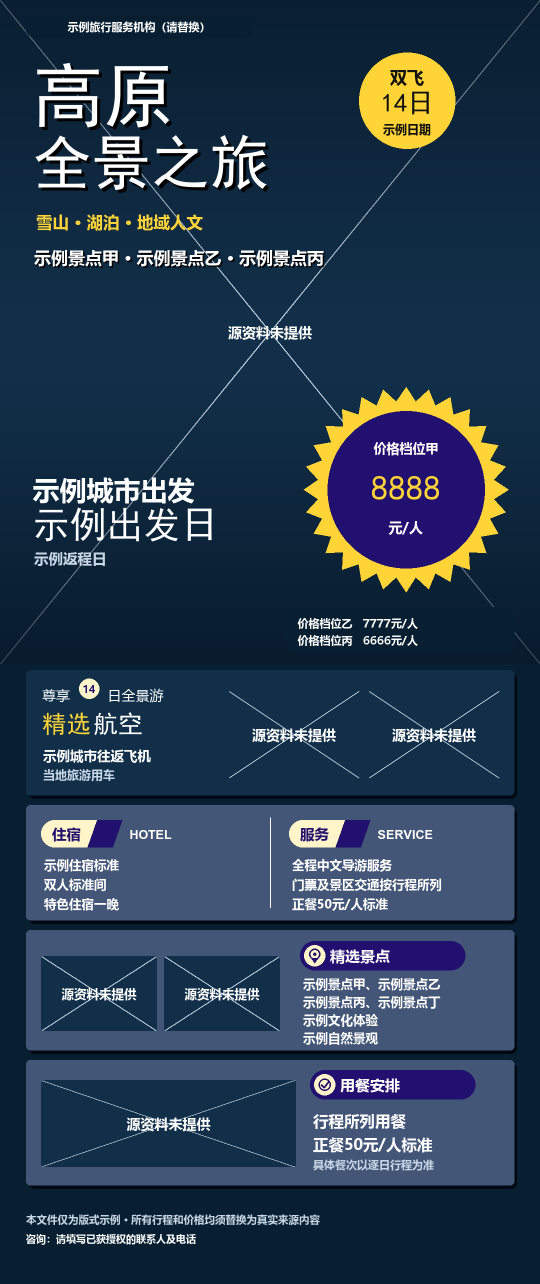
#> input picture .agents/skills/artifact-template-v4/assets/reference.png, 1080 x 2568 px (shown at 1/2 size)
$ python -i render_poster.py   (imports and definitions only)
#> lines starting #> are read from the running program, lines starting #| are printed output that depends on the picture
#!/usr/bin/env python3
"""确定性合成“区域文化 / 世界文化”固定模板海报。"""

from __future__ import annotations

import argparse
import hashlib
import json
import math
import os
import re
import statistics
from pathlib import Path
from typing import Iterable

from PIL import Image, ImageChops, ImageDraw, ImageFilter, ImageFont, ImageOps


SKILL_ROOT = Path(__file__).resolve().parent.parent
FONT_DIR = SKILL_ROOT / "assets" / "fonts"
LAYOUT_PATH = SKILL_ROOT / "references" / "layout.json"

FONT_FILES = {
    "youth": FONT_DIR / "文悦新青年体简体W8.otf",
    "serif": FONT_DIR / "NotoSerifCJKsc-Regular.otf",
    "serif_bold": FONT_DIR / "NotoSerifCJKsc-Bold.otf",
    "sans": FONT_DIR / "NotoSansCJKsc-Regular.otf",
    "sans_bold": FONT_DIR / "NotoSansCJKsc-Bold.otf",
}
FONT_ENV = {
    "youth": "PUBLIC_COURSE_FONT_YOUTH",
    "serif": "PUBLIC_COURSE_FONT_SERIF",
    "serif_bold": "PUBLIC_COURSE_FONT_SERIF_BOLD",
    "sans": "PUBLIC_COURSE_FONT_SANS",
    "sans_bold": "PUBLIC_COURSE_FONT_SANS_BOLD",
}
SYSTEM_FONT_CANDIDATES = {
    "youth": [],
    "serif": [Path(r"C:\Windows\Fonts\simsun.ttc"), Path("/usr/share/fonts/opentype/noto/NotoSerifCJK-Regular.ttc")],
    "serif_bold": [Path(r"C:\Windows\Fonts\simhei.ttf"), Path("/usr/share/fonts/opentype/noto/NotoSerifCJK-Bold.ttc")],
    "sans": [Path(r"C:\Windows\Fonts\msyh.ttc"), Path("/usr/share/fonts/opentype/noto/NotoSansCJK-Regular.ttc")],
    "sans_bold": [Path(r"C:\Windows\Fonts\msyhbd.ttc"), Path("/usr/share/fonts/opentype/noto/NotoSansCJK-Bold.ttc")],
}

COLORS = {
    "cream": (246, 241, 229, 255),
    "teal": (4, 51, 55, 255),
    "gold": (224, 177, 83, 255),
    "navy": (23, 58, 94, 255),
    "white": (245, 245, 238, 255),
}
TITLE_CANDIDATES = [COLORS["cream"], COLORS["teal"], COLORS["gold"], COLORS["navy"]]
PANEL_THEMES = {
    "dark_teal": {
        "fill": (3, 38, 41),
        "brand_fill": (4, 51, 55),
        "outline": COLORS["gold"],
        "heading": COLORS["gold"],
        "body": COLORS["white"],
        "brand_text": COLORS["cream"],
        "icon": COLORS["gold"],
    },
    "light_sand": {
        "fill": (244, 231, 198),
        "brand_fill": (244, 231, 198),
        "outline": (137, 96, 48, 255),
        "heading": COLORS["navy"],
        "body": COLORS["teal"],
        "brand_text": COLORS["teal"],
        "icon": (137, 96, 48, 255),
    },
}
BRANDS = {
    "china": "区域文化 · 网络公益课",
    "world": "世界文化 · 网络公益课",
}
REQUIRED_KEYS = {
    "location_scope",
    "title_lines",
    "subtitle",
    "guest_name",
    "guest_identity",
    "guest_intro",
    "core_points",
    "event_time",
    "course_location",
    "portrait_face_box",
    "background_sources",
}
FORBIDDEN_KEYS = {"brand", "brand_text", "font", "colors", "layout", "title_color"}
CORE_SPLIT = re.compile(r"[\n\r，,。；;！？!?]+")
EDGE_PUNCTUATION = "，,。；;！？!?、：:·|｜—- "


# [63 lines left out: functions parse_args, sha256_file, pixel_sha256, load_layout, select_font, not called in this run]


def font(kind: str, size: int) -> ImageFont.FreeTypeFont:
    return ImageFont.truetype(str(select_font(kind)), size=size)


# [124 lines left out: functions normalize_lines, normalize_core_points, normalize_face_box, normalize_sources, load_data, open_background and 1 more, not called in this run]


def rec709_luminance(rgb: tuple[int, int, int]) -> float:
    r, g, b = rgb
    return 0.2126 * r + 0.7152 * g + 0.0722 * b


# [339 lines left out: functions pixel_data, percentile, background_brightness, adjacent_seam_metrics, top_column_metrics, background_density and 7 more, not called in this run]


def portrait_edge_proof(image: Image.Image) -> Image.Image:
    alpha = image.getchannel("A")
    visible = alpha.point(lambda value: 255 if value >= 16 else 0).getbbox()
    if visible is None:
        raise ValueError("无法为没有可见像素的人物层生成边缘校样")
    left = max(0, visible[0] - 20)
    right = min(image.width, visible[2] + 20)
    height = visible[3] - visible[1]
    ranges = (
        (visible[1], min(visible[3], round(visible[1] + height * 0.38))),
        (round(visible[1] + height * 0.25), min(visible[3], round(visible[1] + height * 0.72))),
        (round(visible[1] + height * 0.55), visible[3]),
    )
    scale = 4
    gap = 24
    crops = []
    for top, bottom in ranges:
        crop = image.crop((left, top, right, bottom))
        checker = Image.new("RGBA", crop.size, (232, 232, 232, 255))
        checker_draw = ImageDraw.Draw(checker)
        tile = 12
        for y in range(0, crop.height, tile):
            for x in range(0, crop.width, tile):
                if (x // tile + y // tile) % 2:
                    checker_draw.rectangle((x, y, x + tile - 1, y + tile - 1), fill=(95, 95, 95, 255))
        checker.alpha_composite(crop)
        crops.append(checker.convert("RGB").resize((crop.width * scale, crop.height * scale), Image.Resampling.NEAREST))
    proof_width = max(crop.width for crop in crops)
    proof_height = sum(crop.height for crop in crops) + gap * (len(crops) - 1)
    proof = Image.new("RGB", (proof_width, proof_height), (20, 20, 20))
    y = 0
    for crop in crops:
        proof.paste(crop, ((proof_width - crop.width) // 2, y))
        y += crop.height + gap
    return proof


def srgb_channel(value: int) -> float:
    normalized = value / 255.0
    return normalized / 12.92 if normalized <= 0.04045 else ((normalized + 0.055) / 1.055) ** 2.4


def relative_luminance(color: tuple[int, int, int, int]) -> float:
    r, g, b, _ = color
    return 0.2126 * srgb_channel(r) + 0.7152 * srgb_channel(g) + 0.0722 * srgb_channel(b)


# [73 lines left out: functions contrast_ratio, crop_relative_luminances, candidate_scores, apply_feathered_adjustment, ensure_contrast, not called in this run]


def color_hex(color: tuple[int, int, int, int]) -> str:
    return "#" + "".join(f"{value:02X}" for value in color[:3])


# [107 lines left out: functions text_width, require_width, optimize_title_lines, title_and_subtitle_geometry, draw_tracked_top, draw_tracked_center and 1 more, not called in this run]


def panel_palette(data: dict[str, object]) -> dict[str, tuple[int, ...]]:
    return PANEL_THEMES[str(data["panel_theme"])]


# [175 lines left out: functions draw_card, draw_brand, draw_titles, draw_info_card, draw_clock, draw_pin and 3 more, not called in this run]


def write_json(path: Path, payload: dict[str, object]) -> None:
    path.write_text(json.dumps(payload, ensure_ascii=False, indent=2), encoding="utf-8")


# [172 lines left out: functions hex_to_rgba, render, main, not called in this run]


# [2 lines not run here, left out]

>>> import cv2
>>> picture = cv2.imread('../../artifact-template-v4/assets/reference.png', cv2.IMREAD_GRAYSCALE)
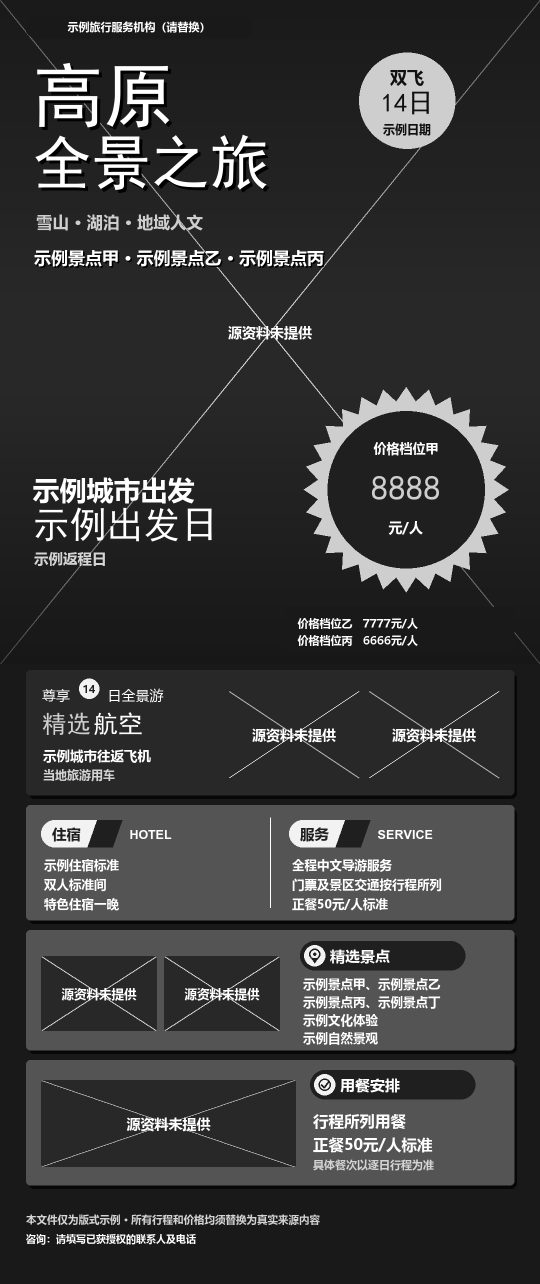
#> picture: shape (2568, 1080) (shown at 1/2 size); min 0, max 255, mean 57
#> (the run stopped early here; a loop or call above may not have finished)
